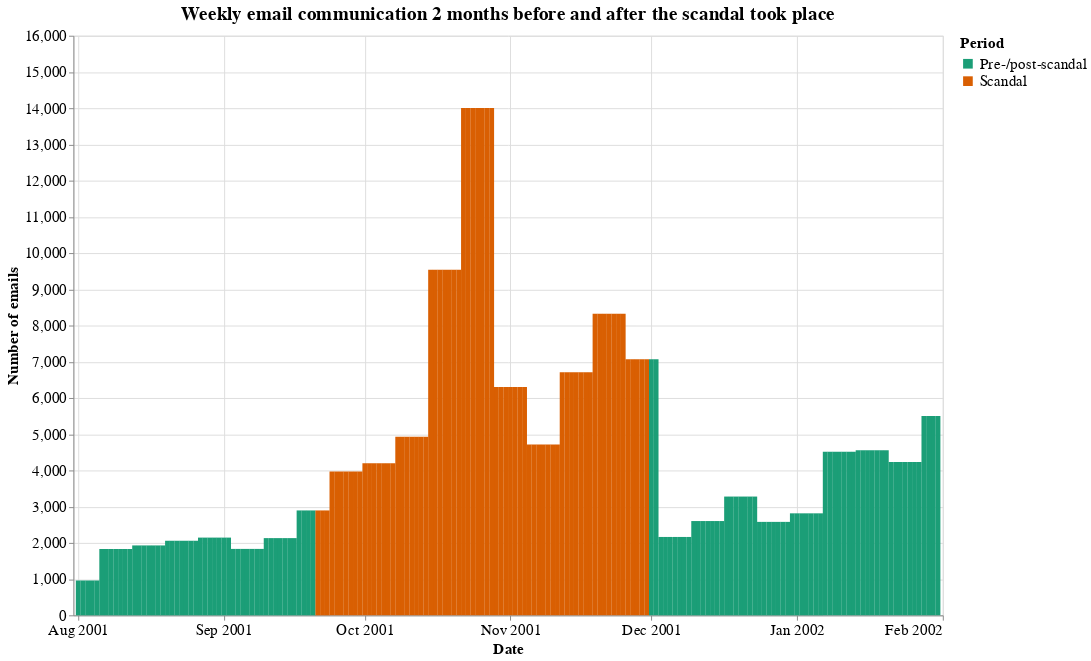

Here is the notebook cell this chart was saved with:
### Markdown cell above
# Create smaller df with aggregated data
dates = pd.DataFrame({"date" : df["date"].value_counts().index, "count" : df["date"].value_counts()}).reset_index(drop=True).dropna()
# Relevant period
dates.date = dates.date.apply(lambda x: str(x.date())) 
dates = dates[(dates.date > '2001-07-31') & (dates.date < '2002-02-01')].reset_index(drop=True)
# Add info about scandal
dates["Period"] = dates.date.apply(lambda x: "Scandal" if (x > '2001-09-20') and (x < '2001-12-01') else "Pre-/post-scandal")

dates["week"] = pd.to_datetime(dates.date).apply(lambda x: x.week)
dates["count_week"] = dates.week.apply(lambda x: dates.groupby(["week"]).sum().loc[x][0])
dates.to_csv('bar_chart_email_count.csv', index=False)

### Code cell
# Import data from smaller csv
dates = pd.read_csv('bar_chart_email_count.csv')

# Plot improved chart
alt.Chart(dates, title="Weekly email communication 2 months before and after the scandal took place").mark_bar().encode(
    x = alt.X('date:T', axis = alt.Axis(title="Date", format = ("%b %Y"), tickCount = 12)),
    y = alt.Y('count_week:Q', title="Number of emails"),
    color=alt.Color('Period', scale=alt.Scale(scheme='dark2')),
    tooltip=[alt.Tooltip('week', title = "Week"),
             alt.Tooltip('count_week', title = 'Number of emails')]
).properties(width=900, height=600).configure_axis(
    labelFontSize=16,
    titleFontSize=16).configure_range(
    category={'scheme': 'viridis'}
).configure_title(fontSize=20).configure_legend(
titleFontSize=16,
labelFontSize=16
)

### Figure 1 — Vega-Lite specification as saved in the notebook (floating-point values rounded to 4 significant figures; data arrays with more than 128 entries replaced by an {"elided": "..."} marker saying what was removed)
{"config": {"view": {"continuousWidth": 400, "continuousHeight": 300}, "axis": {"labelFontSize": 16, "titleFontSize": 16}, "legend": {"labelFontSize": 16, "titleFontSize": 16}, "range": {"category": {"scheme": "viridis"}}, "title": {"fontSize": 20}}, "data": {"name": "data-6b908b7965945cc68e05ecd5848f0fcc"}, "mark": "bar", "encoding": {"color": {"field": "Period", "scale": {"scheme": "dark2"}, "type": "nominal"}, "tooltip": [{"field": "week", "title": "Week", "type": "quantitative"}, {"field": "count_week", "title": "Number of emails", "type": "quantitative"}], "x": {"axis": {"format": "%b %Y", "tickCount": 12, "title": "Date"}, "field": "date", "type": "temporal"}, "y": {"field": "count_week", "title": "Number of emails", "type": "quantitative"}}, "height": 600, "title": "Weekly email communication 2 months before and after the scandal took place", "width": 900, "$schema": "https://vega.github.io/schema/vega-lite/v4.17.0.json", "datasets": {"data-6b908b7965945cc68e05ecd5848f0fcc": {"elided": "184 records"}}}
